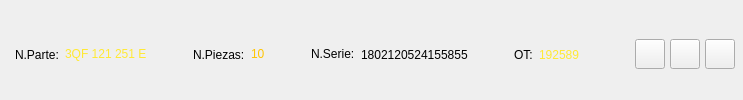
           <widget class="QFrame" name="contentTopBg">
            <property name="sizePolicy">
             <sizepolicy hsizetype="Minimum" vsizetype="Preferred">
              <horstretch>0</horstretch>
              <verstretch>0</verstretch>
             </sizepolicy>
            </property>
            <property name="maximumSize">
             <size>
              <width>1350</width>
              <height>16777215</height>
             </size>
            </property>
            <property name="frameShape">
             <enum>QFrame::NoFrame</enum>
            </property>
            <layout class="QHBoxLayout" name="horizontalLayout_2">
             <property name="spacing">
              <number>6</number>
             </property>
             <property name="leftMargin">
              <number>15</number>
             </property>
             <property name="topMargin">
              <number>9</number>
             </property>
             <property name="rightMargin">
              <number>0</number>
             </property>
             <property name="bottomMargin">
              <number>0</number>
             </property>
             <item>
              <widget class="QLabel" name="user">
               <property name="text">
                <string>N.Parte:</string>
               </property>
              </widget>
             </item>
             <item>
              <widget class="QLabel" name="lbl_Nparte">
               <property name="styleSheet">
                <string notr="true">font: 16pt &quot;Segoe UI Semibold&quot;; color: rgb(255, 233, 51 );</string>
               </property>
               <property name="text">
                <string>&lt;html&gt;&lt;head/&gt;&lt;body&gt;&lt;p&gt;3QF 121 251 E&lt;/p&gt;&lt;/body&gt;&lt;/html&gt;</string>
               </property>
              </widget>
             </item>
             <item>
              <spacer name="espaciador_user">
               <property name="orientation">
                <enum>Qt::Horizontal</enum>
               </property>
               <property name="sizeHint" stdset="0">
                <size>
                 <width>40</width>
                 <height>20</height>
                </size>
               </property>
              </spacer>
             </item>
             <item>
              <widget class="QLabel" name="model">
               <property name="text">
                <string>N.Piezas:</string>
               </property>
              </widget>
             </item>
             <item>
              <widget class="QLabel" name="lbl_nPiezas">
               <property name="styleSheet">
                <string notr="true">font: 16pt &quot;Segoe UI Semibold&quot;; color: rgb(255, 233, 51 );</string>
               </property>
               <property name="text">
                <string>&lt;html&gt;&lt;head/&gt;&lt;body&gt;&lt;p&gt;&lt;span style=&quot; color:#ffc400;&quot;&gt;10&lt;/span&gt;&lt;/p&gt;&lt;/body&gt;&lt;/html&gt;</string>
               </property>
              </widget>
             </item>
             <item>
              <spacer name="espaciador_model">
               <property name="orientation">
                <enum>Qt::Horizontal</enum>
               </property>
               <property name="sizeType">
                <enum>QSizePolicy::Expanding</enum>
               </property>
               <property name="sizeHint" stdset="0">
                <size>
                 <width>40</width>
                 <height>20</height>
                </size>
               </property>
              </spacer>
             </item>
             <item>
              <layout class="QHBoxLayout" name="horizontalLayout_10">
               <item>
                <widget class="QLabel" name="mSerial">
                 <property name="text">
                  <string>&lt;html&gt;&lt;head/&gt;&lt;body&gt;&lt;p&gt;N.Serie:&lt;/p&gt;&lt;/body&gt;&lt;/html&gt;</string>
                 </property>
                </widget>
               </item>
               <item>
                <widget class="QLabel" name="lbl_Serial1">
                 <property name="text">
                  <string>1802120524155855</string>
                 </property>
                </widget>
               </item>
              </layout>
             </item>
             <item>
              <layout class="QHBoxLayout" name="horizontalLayout_12">
               <item>
                <spacer name="horizontalSpacer_20">
                 <property name="orientation">
                  <enum>Qt::Horizontal</enum>
                 </property>
                 <property name="sizeType">
                  <enum>QSizePolicy::Fixed</enum>
                 </property>
                 <property name="sizeHint" stdset="0">
                  <size>
                   <width>40</width>
                   <height>20</height>
                  </size>
                 </property>
                </spacer>
               </item>
               <item>
                <widget class="QLabel" name="label_5">
                 <property name="maximumSize">
                  <size>
                   <width>35</width>
                   <height>16777215</height>
                  </size>
                 </property>
                 <property name="styleSheet">
                  <string notr="true">font:16pt &quot;Segoe UI Semibold&quot;; 
</string>
                 </property>
                 <property name="text">
                  <string>OT:</string>
                 </property>
                </widget>
               </item>
               <item>
                <widget class="QLabel" name="lbl_OT">
                 <property name="styleSheet">
                  <string notr="true">font: 16pt &quot;Segoe UI Semibold&quot;; color: rgb(255, 233, 51 );</string>
                 </property>
                 <property name="text">
                  <string>192589</string>
                 </property>
                </widget>
               </item>
              </layout>
             </item>
             <item>
              <widget class="QFrame" name="rightButtons_2">
               <layout class="QHBoxLayout" name="rightButtons">
                <property name="spacing">
                 <number>5</number>
                </property>
                <property name="leftMargin">
                 <number>9</number>
                </property>
                <property name="topMargin">
                 <number>0</number>
                </property>
                <property name="rightMargin">
                 <number>8</number>
                </property>
                <property name="bottomMargin">
                 <number>0</number>
                </property>
                <item>
                 <spacer name="horizontalSpacer_8">
                  <property name="orientation">
                   <enum>Qt::Horizontal</enum>
                  </property>
                  <property name="sizeHint" stdset="0">
                   <size>
                    <width>40</width>
                    <height>20</height>
                   </size>
                  </property>
                 </spacer>
                </item>
                <item>
                 <widget class="QPushButton" name="minimizeAppBtn">
                  <property name="minimumSize">
                   <size>
                    <width>30</width>
                    <height>30</height>
                   </size>
                  </property>
                  <property name="maximumSize">
                   <size>
                    <width>30</width>
                    <height>30</height>
                   </size>
                  </property>
                  <property name="text">
                   <string/>
                  </property>
                  <property name="icon">
                   <iconset resource="../resources.qrc">
                    <normaloff>:/icons/images/icons/icon_minimize.png</normaloff>:/icons/images/icons/icon_minimize.png</iconset>
                  </property>
                 </widget>
                </item>
                <item>
                 <widget class="QPushButton" name="maximizeRestoreAppBtn">
                  <property name="minimumSize">
                   <size>
                    <width>30</width>
                    <height>30</height>
                   </size>
                  </property>
                  <property name="maximumSize">
                   <size>
                    <width>30</width>
                    <height>30</height>
                   </size>
                  </property>
                  <property name="text">
                   <string/>
                  </property>
                  <property name="icon">
                   <iconset resource="../resources.qrc">
                    <normaloff>:/icons/images/icons/icon_maximize.png</normaloff>:/icons/images/icons/icon_maximize.png</iconset>
                  </property>
                 </widget>
                </item>
                <item>
                 <widget class="QPushButton" name="closeAppBtn">
                  <property name="minimumSize">
                   <size>
                    <width>30</width>
                    <height>30</height>
                   </size>
                  </property>
                  <property name="maximumSize">
                   <size>
                    <width>30</width>
                    <height>30</height>
                   </size>
                  </property>
                  <property name="text">
                   <string/>
                  </property>
                  <property name="icon">
                   <iconset resource="../resources.qrc">
                    <normaloff>:/icons/images/icons/icon_close.png</normaloff>:/icons/images/icons/icon_close.png</iconset>
                  </property>
                 </widget>
                </item>
               </layout>
              </widget>
             </item>
            </layout>
           </widget>
